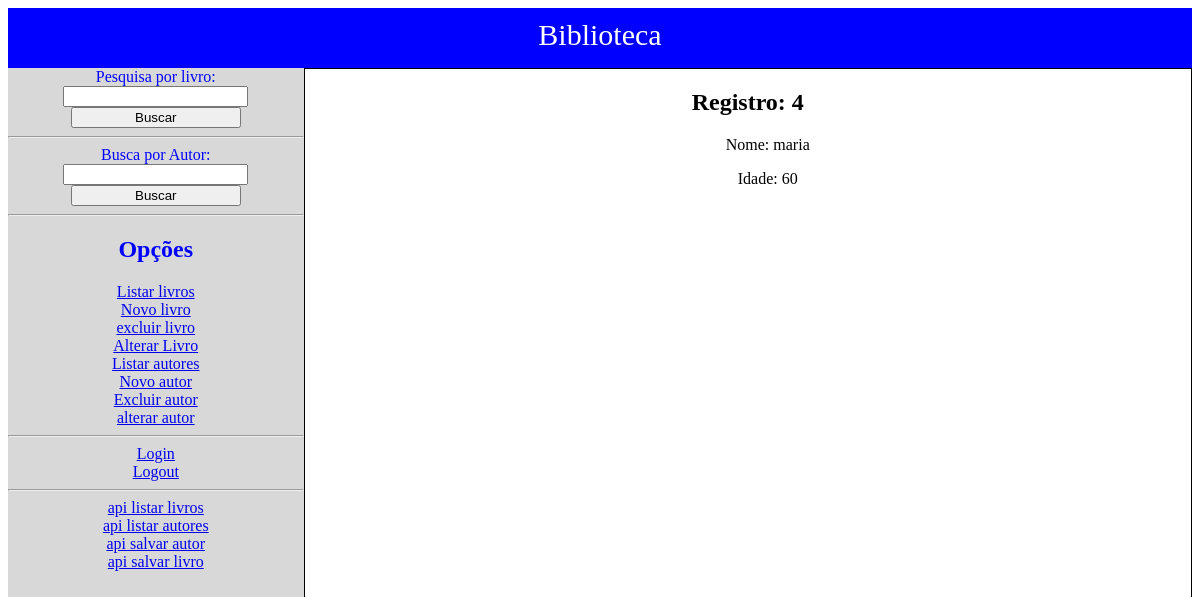
/listaautor/4, run on the app's committed database.
### inicio/models.py (models this page shows, shortened)
class Autor(models.Model):
    nome = models.CharField(max_length=100)
    idade = models.IntegerField()

### inicio/views.py (the view)
# urls.py: path('listaautor/<int:id>', views.exibirautor, name="exibirautor"),
def exibirautor(request, id):
    registro = Autor.objects.get(pk=id)
    return render(request, 'inicio/exibirautor.html', {"registro": registro})

### inicio/templates/inicio/exibirautor.html
{% extends 'inicio/layout.html' %}
{% block body %}
<h2>Registro: {{registro.id}}</h2>
<ul>
    <p>Nome: {{registro.nome}}</p>
    <p>Idade: {{registro.idade}}</p>
</ul>
{% endblock %}

### data on the page
Autor: id "4", nome "maria", idade "60"
